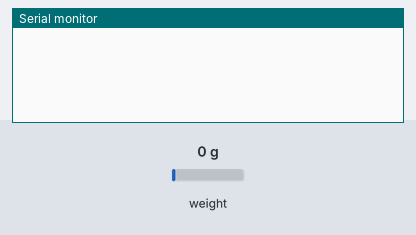
Bench run of a sketch on a simulated Arduino Uno, built with avr-gcc and run on an emulated ATmega328P. Shown: the last lines printed to the serial monitor. The inputs (shaded band) are chosen by the test bench; at power-on: weight on the scale 0 g.

Above: at 1.2 s.
1.3 s: weight on the scale set to 100 g
At 2.7 s:
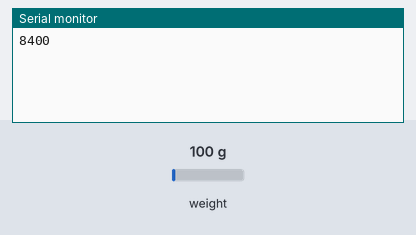
4.3 s: weight on the scale set to 1250 g
At 5.4 s:
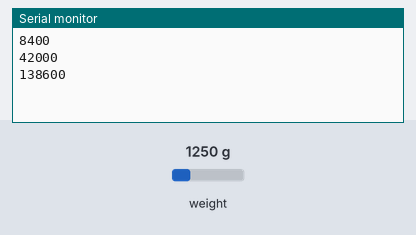
Timing chart, 0 to 7.3 s (numbered marks = the images above; inputs shaded):
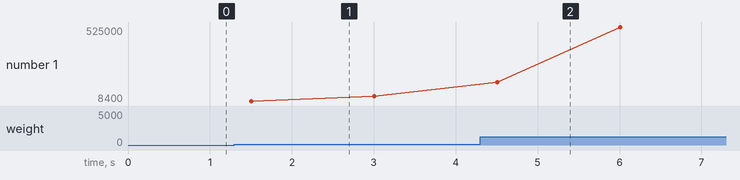

Measured:
- after the input at 1.3 s, the serial monitor: prints a new line after 0.20 s (image 1)
- after the input at 4.3 s, the serial monitor: prints a new line after 0.21 s (image 2)
- plotted number 1: 42000 → 525000 after the input at 4.3 s

The sketch:

sketch_oct10b.ino
```cpp
#include<Q2HX711.h>

const byte MPS_OUT_pin = 2;
const byte MPS_SCK_pin = 3;
int avg_size = 10;

Q2HX711 MPS20N0040D(MPS_OUT_pin, MPS_SCK_pin);


void setup() {
  // put your setup code here, to run once:
  Serial.begin(9600);

}

void loop() {
  // put your main code here, to run repeatedly:
  float avg_value = 0.0;
  for (int ii=0; ii<avg_size; ii++){
    avg_value += MPS20N0040D.read();
    delay (50);
  }
  avg_value /= avg_size;
  Serial.println(avg_value,0);

}
```
